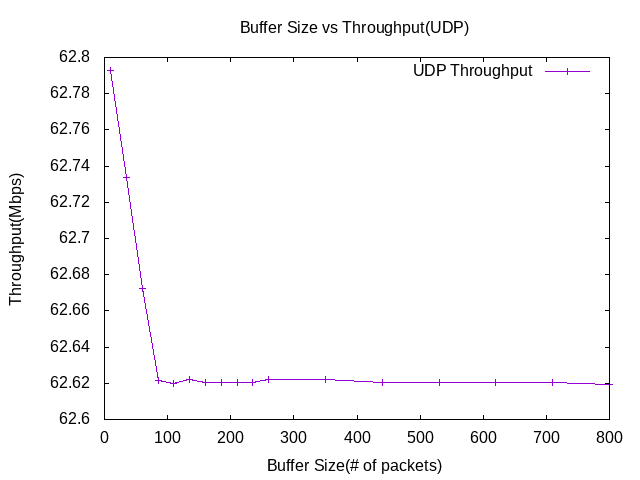

The script that saved this image:
set terminal png
set output "udp_vs_buffersize.png"
set title "Buffer Size vs Throughput(UDP)"
set xlabel "Buffer Size(# of packets)"
set ylabel "Throughput(Mbps)"

set xrange [0:800]
plot "-"  title "UDP Throughput" with linespoints
10 62.7928
35 62.7336
60 62.6721
85 62.6217
110 62.6199
135 62.622
160 62.6206
185 62.6206
210 62.6206
235 62.6206
260 62.622
350 62.622
440 62.6206
530 62.6206
620 62.6205
710 62.6205
800 62.6195
e
